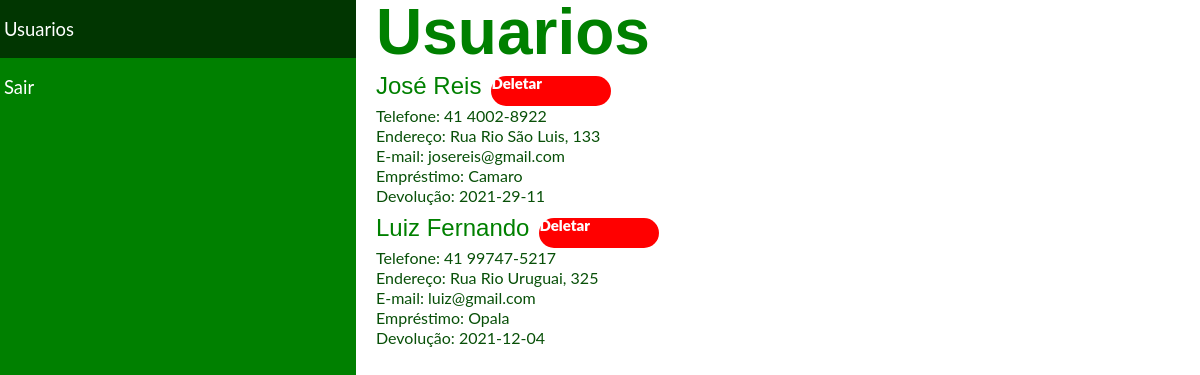
Page /admin.php (signed in) on the committed database.
### tables this page shows
CREATE TABLE `usuarios` (
  `id` int(11) NOT NULL,
  `nome` varchar(100) NOT NULL,
  `telefone` varchar(100) NOT NULL,
  `endereco` varchar(100) NOT NULL,
  `email` varchar(100) NOT NULL,
  `senha` varchar(100) NOT NULL,
  `carro` varchar(100) NOT NULL,
  `devolucao` varchar(10) NOT NULL
);

### admin.php (the view, shortened to what this page needs)
<!DOCTYPE html>
<html lang="pt-br">
<head>
    <link rel="stylesheet" href="./css/reset.css">
    <link rel="stylesheet" href="./css/nav.css">
    <link rel="stylesheet" href="./css/style-admin.css">
</head>
<body>
    <nav>
        <ul>
            <li><a class="active" href="#">Usuarios</a></li>
            <li><a href="./php/logout.php">Sair</a></li>
        </ul>
    </nav>
    <main>
        <form action="">
            <div class="titulo">
                <h1>Usuarios</h1>
            </div>
            <?php
                include "php/conexao.php";
                $sql = "SELECT id, nome, telefone, endereco, email, carro, devolucao FROM usuarios";
                $res = mysqli_query($con, $sql);
                while($row = mysqli_fetch_assoc($res)){
                    $idUser = $row['id'];
                    $nome = $row['nome'];
                    $telefone = $row['telefone'];
                    $endereco = $row['endereco'];
                    $email = $row['email'];
                    $carro = $row['carro'];
                    $devolucao = $row['devolucao'];
                    echo "
                    <div class='lista-de-dados'>
                        <div class='titulo'>
                            <h2>".$nome."</h2>
                            <a href='./php/delete-usuario.php?id=".$idUser."' type='submit' class='btn-alerta'>Deletar</a>
                        </div>
                        <p>Telefone: ".$telefone."</p>
                        <p>Endereço: ".$endereco."</p>
                        <p>E-mail: ".$email."</p>
                        <p>Empréstimo: ".$carro."</p>
                        <p>Devolução: ".$devolucao."</p>
                    </div>";
                }
            ?>
        </form>
    </main>
</body>
</html>

### css/nav.css (style rules this page uses)
nav { background-color: green; display: flex; flex-direction: column; position: absolute; left: 0px; top: 0px; width: 365px; height: 100%; }
nav a { display: block; color: white; font-family: 'Lato', sans-serif; font-size: 1.1500rem; text-decoration: none; padding: 20px 4px; }
nav a.active { background-color: rgb(1, 54, 1); }

### css/style-admin.css (style rules this page uses)
main { background-color: white; display: flex; flex-direction: column; align-items: center; position: absolute; left: 356px; width: auto; height: 100vh; padding-left: 20px; }
main h1 { color: green; font-family: 'Poppins', sans-serif; font-size: 4rem; font-weight: 900; margin-bottom: 10px; margin-top: 0; }
main h2 { color: green; font-family: 'Poppins', sans-serif; font-size: 1.5rem; font-weight: 500; margin-bottom: 10px; }
main p { color: rgb(8, 80, 8); font-family: 'Lato', sans-serif; margin-bottom: 4px; }
main a { color: green; font-family: 'Lato', sans-serif; font-size: 15px; text-decoration: none; transition: 0.5s; }
form { display: flex; flex-direction: column; }
.titulo { display: flex; align-items: center; }
.lista-de-dados { margin-bottom: 8px; }
.btn-alerta { background-color: red; color: #fefefe; font-size: 15px; font-weight: 900; font-family: 'Lato', sans-serif; flex-direction:column; align-items:center; justify-content:center; border-radius: 30px; border: none; width: 120px; height: 30px; margin-left: 10px; transition: 0.5s; }

### rows in the picture
usuarios: nome "José Reis", telefone "41 4002-8922", endereco "Rua Rio São Luis, 133", email "josereis@gmail.com", carro "Camaro", devolucao "2021-29-11"
usuarios: nome "Luiz Fernando", telefone "41 99747-5217", endereco "Rua Rio Uruguai, 325", email "luiz@gmail.com", carro "Opala", devolucao "2021-12-04"
